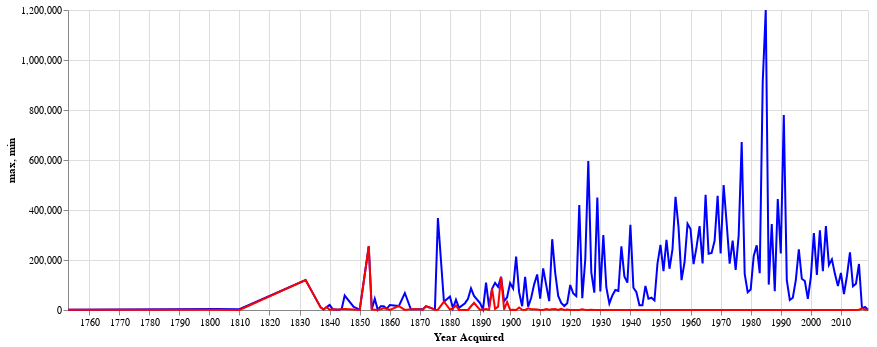

Here is the notebook cell this chart was saved with:
### Code cell
lines = alt.Chart(stats.reset_index()).mark_line().encode(
    alt.X("Year Acquired:T"),
).properties(
    width=800
)

lines = alt.layer(
    lines.mark_line(color='blue').encode(y='max:Q'),
    lines.mark_line(color='red').encode(y='min:Q')
)

lines

### Figure 1 — Vega-Lite specification as saved in the notebook (floating-point values rounded to 4 significant figures; data arrays with more than 128 entries replaced by an {"elided": "..."} marker saying what was removed)
{"config": {"view": {"continuousWidth": 400, "continuousHeight": 300}}, "layer": [{"mark": {"type": "line", "color": "blue"}, "encoding": {"x": {"field": "Year Acquired", "type": "temporal"}, "y": {"field": "max", "type": "quantitative"}}, "width": 800}, {"mark": {"type": "line", "color": "red"}, "encoding": {"x": {"field": "Year Acquired", "type": "temporal"}, "y": {"field": "min", "type": "quantitative"}}, "width": 800}], "data": {"name": "data-e8e4ee6bd8c2fa467c1704c26de52e8e"}, "$schema": "https://vega.github.io/schema/vega-lite/v4.17.0.json", "datasets": {"data-e8e4ee6bd8c2fa467c1704c26de52e8e": {"elided": "171 records"}}}
